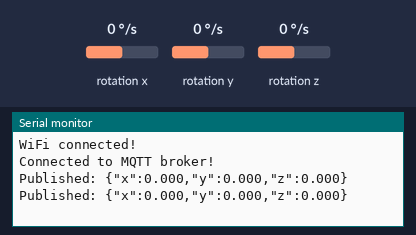
The sketch below on a simulated Arduino Nano 33 IoT. Parts: the last lines printed to the serial monitor. The test bench sets the inputs (shaded band); at power-on: rotation x 0 °/s, rotation y 0 °/s, rotation z 0 °/s. WiFi joins after 1.5 s; servers stay silent unless stated; no MQTT or app messages arrive unless stated.

Above: at 2.7 s.
2.8 s: rotation x set to -192 °/s
At 4.1 s:
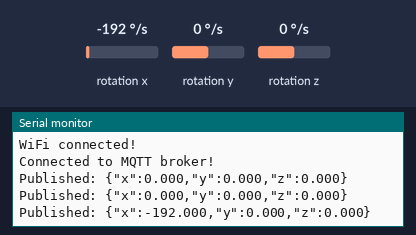
4.3 s: rotation y set to -192 °/s
At 5.2 s:
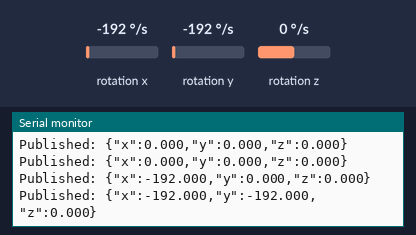
5.8 s: rotation z set to -192 °/s
At 6.9 s:
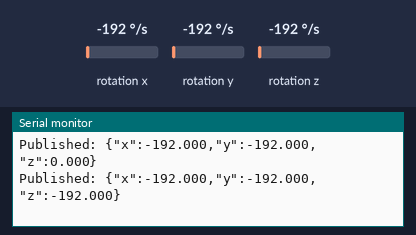

Measured:
- after the input at 2.8 s, the serial monitor: prints a new line after 0.76 s (image 1)
- after the input at 4.3 s, the serial monitor: prints a new line after 0.26 s (image 2)
- after the input at 5.8 s, the serial monitor: prints a new line after 0.76 s (image 3)

The sketch:

sketch_mar15a.ino
```cpp
#include <WiFiNINA.h>
#include <PubSubClient.h>
#include <Arduino_LSM6DS3.h>

// WiFi Credentials
const char* ssid = "Param";
const char* password = "aus@2112";

// HiveMQ Credentials
const char* mqttServer = "e42ea22cdfca44c9a56ff4d6bd9b1b13.s1.eu.hivemq.cloud";
const int mqttPort = 8883;
const char* mqttUser = "hivemq.webclient.1742118867901";
const char* mqttPassword = "9832IYJKZpabAncd,.?&";
const char* topic = "gyro/data";

WiFiSSLClient wifiClient;
PubSubClient mqttClient(wifiClient);

void setup() {
    Serial.begin(115200);
    while (!Serial);

    // Connect to WiFi
    WiFi.begin(ssid, password);
    while (WiFi.status() != WL_CONNECTED) {
        delay(1000);
        Serial.println("Connecting to WiFi...");
    }
    Serial.println("WiFi connected!");

    // Setup MQTT

    mqttClient.setServer(mqttServer, mqttPort);
    if (!mqttClient.connect("ArduinoClient", mqttUser, mqttPassword)) {
        Serial.println("MQTT connection failed!");
        return;
    }
    Serial.println("Connected to MQTT broker!");

    // Initialize gyroscope sensor
    if (!IMU.begin()) {
        Serial.println("Failed to initialize IMU!");
        while (1);
    }
}

void loop() {
    float x, y, z;
    if (IMU.gyroscopeAvailable()) {
        IMU.readGyroscope(x, y, z);

        // Create JSON message
        String payload = "{";
        payload += "\"x\":" + String(x, 3) + ",";
        payload += "\"y\":" + String(y, 3) + ",";
        payload += "\"z\":" + String(z, 3);
        payload += "}";

        // Publish to MQTT
        mqttClient.publish(topic, payload.c_str());
        Serial.println("Published: " + payload);

        delay(1000); // Adjust as needed
    }
}
```
